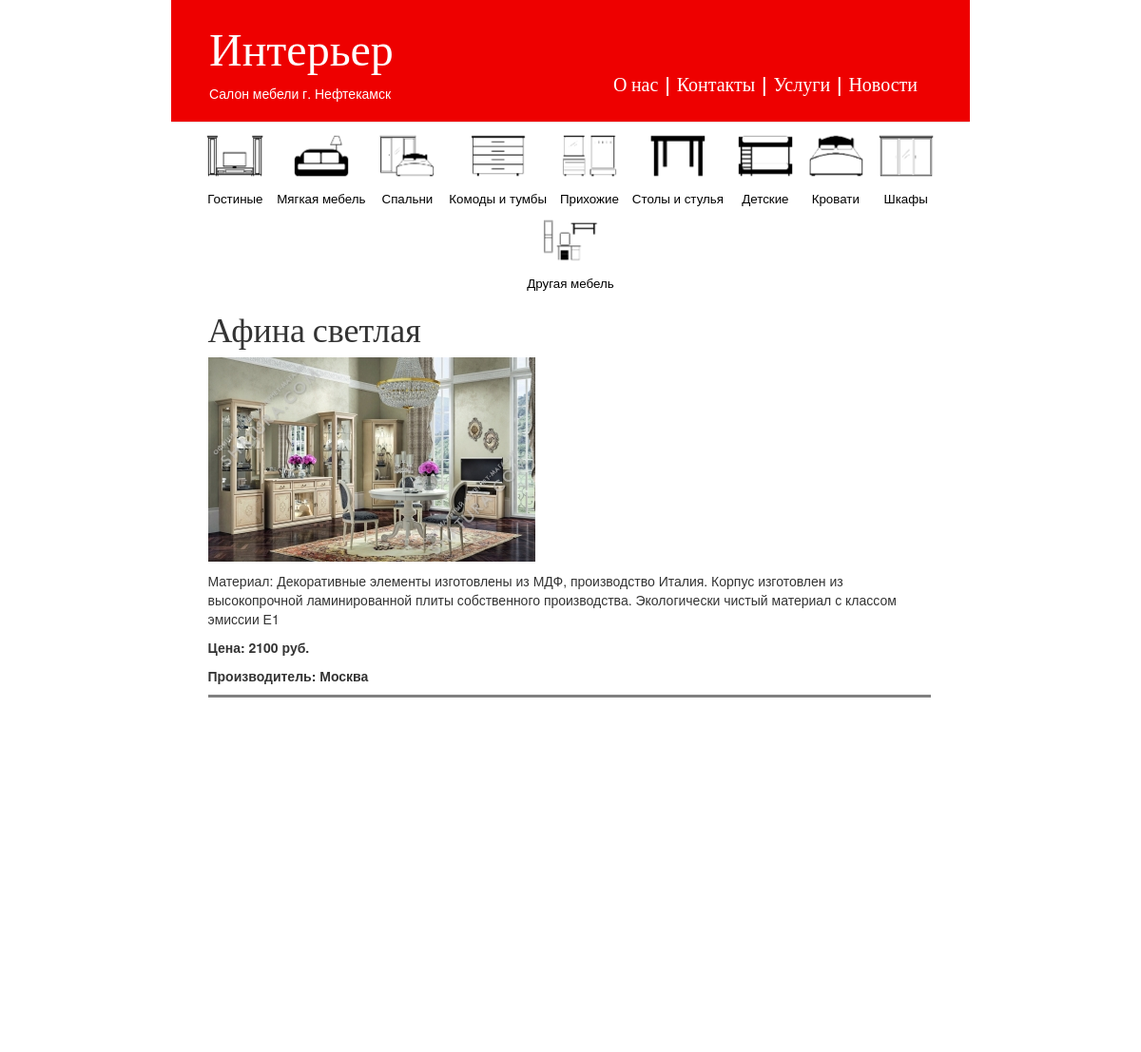
Page /good/2/ on the committed database.
### blog/models.py (models this page shows, shortened)
class Category(models.Model):
	title = models.CharField(max_length = 200)
	image = models.ImageField(upload_to = 'images/categories', null = True, blank = True)
	master_id = models.ForeignKey('blog.Category', related_name = 'subcats', blank=True,  null=True, on_delete=models.SET_NULL)

class Good(models.Model):
	title = models.CharField(max_length = 200)
	description = models.TextField()
	factory = models.CharField(max_length = 200)
	price = models.IntegerField()
	image = models.ImageField(upload_to = 'images/goods', null = True, blank = True)
	category = models.ForeignKey('blog.Category', related_name = 'goods')

### blog/views.py (the view)
# urls.py: url(r'^good/(?P<pk>[0-9]+)/$', views.good_detail, name = 'good_detail'),
def good_detail(request, pk):
	categories = Category.objects.all()
	good = get_object_or_404(Good, pk=pk)
	return render(request, 'blog/good_detail.html', {'good': good, 'categories':categories})

### blog/templates/blog/good_detail.html
{% extends 'blog/base.html' %}
{% block content %}
	<div class = 'post'>
		<h1>{{ good.title }}</h1>
		{% if good.image %}
		    	<img src="{{ good.image.url }}">
		{% endif %}
		<p>{{ good.description|linebreaks }}</p>
		<p><b>Цена: {{ good.price }} руб.</b></p>
		<p><b>Производитель: {{ good.factory }}</b></p>
	</div>
{% endblock %}

### blog/templates/blog/base.html (shortened to what this page needs)
{% load staticfiles %}
<html>
	<head>
		<link rel="stylesheet" href="//maxcdn.bootstrapcdn.com/bootstrap/3.2.0/css/bootstrap.min.css">
    	<link rel="stylesheet" href="//maxcdn.bootstrapcdn.com/bootstrap/3.2.0/css/bootstrap-theme.min.css">
    	<link rel="stylesheet" href="{% static 'css/blog.css' %}">
	</head>
	<body>
		<div class="page-header">
			<p class ="top-menu"> <a href="{% url 'about'  %}">О нас</a> | <a href="{% url 'contacts'  %}">Контакты</a> |  <a href="{% url 'service'  %}">Услуги</a> | <a href="/">Новости</a></p>
			<h1><a href="/">Интерьер</a></h1>
			<span class="header-text">Салон мебели г. Нефтекамск</span>
		</div>
		<div class="furniture-menu">
			<div class = "furniture-menu-inner">
				{% for cat in categories %}
					{% if not cat.master_id %}
						<div class="cat" id="{{cat.pk}}">
							<a  href="{% url 'category' pk=cat.pk %}">
								{% if cat.image %}
				    				<img class="cat-image" src="{{ cat.image.url }}">
				    			{% endif %}
			    				<span class="cat-title">{{ cat.title}}</span>
			    			</a>
						</div>
					{% endif %}
				{% endfor %}
			</div>
		</div>
		<div class="content container">
		    {% block content %}
		    {% endblock %}
	    </div>
	</body>
</html>

### blog/static/css/blog.css (style rules this page uses)
html, body { height: 100%; }
.page-header { background-color: #ee0000; margin: 0 15%; padding: 5px 20px 20px 40px; }
.header-text { color: white; }
.furniture-menu { text-align: center; margin: 0 15%; height: auto; min-height: 10%; width: auto; }
.cat { display: inline-block; background-color: white; font-size: 10pt; text-align: center; }
.cat-image { height: 70px; width: auto; display: block; }
.cat-title { margin: 0 5px; }
.page-header h1, .page-header h1 a, .page-header h1 a:visited, .page-header h1 a:active { color: #ffffff; font-size: 36pt; text-decoration: none; }
.content { width: 793px; height: auto; min-height: 100%; }
h1, h2, h3, h4 { font-family: 'Lobster', cursive; }
a { color: black; }
.top-menu { color: white; float: right; font-size: 15pt; margin-right: 35px; margin-top: 70px; font-family: 'Lobster', cursive; }
.top-menu a { color: white; }
.post { width: 760px; margin-bottom: 50px; border-bottom: 3px solid #808080; }
img { max-height: 300px; max-width: 780px; margin: auto; }

### rows in the picture
Category: image (picture), title "Гостиные"
Category: image (picture), title "Мягкая мебель"
Category: image (picture), title "Спальни"
Category: image (picture), title "Комоды и тумбы"
Category: image (picture), title "Прихожие"
Category: image (picture), title "Столы и стулья"
Category: image (picture), title "Детские"
Category: image (picture), title "Кровати"
Category: image (picture), title "Шкафы"
Category: image (picture), title "Другая мебель"
Good: title "Афина светлая", image (picture), description "Материал: Декоративные элементы изготовлены из МДФ, производство Италия. Корпус изготовлен из высокопрочной ламинированной плиты собственного производства. Экологически чистый материал с классом эмиссии Е1", price "2100", factory "Москва"
